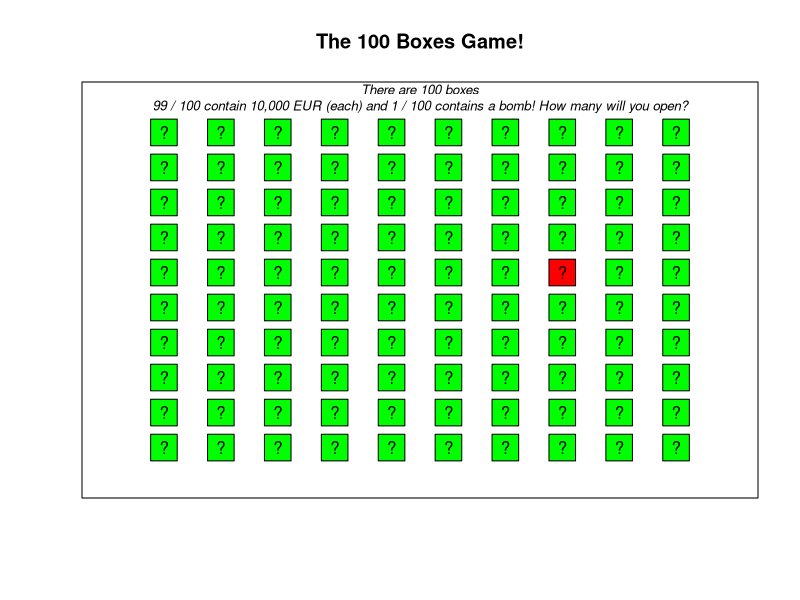

Reproduce this figure in R.
## ---- chunk 1
knitr::opts_chunk$set(fig.width=12, fig.height=8,
                      echo=TRUE, warning=FALSE, message=FALSE)
## ---- chunk 2
# Plot of the Boxes Game

# Plotting space
plot(1, 
     xlim = c(0, 11), 
     ylim = c(0, 11),
     xlab = "", ylab = "", main = "The 100 Boxes Game!", 
     type = "n", xaxt = "n", yaxt = "n")

text(x = 5.5,
     y = 11, 
     labels = "There are 100 boxes\n99 / 100 contain 10,000 EUR (each) and 1 / 100 contains a bomb! How many will you open?", 
     font = 3,    # Italic font
     cex = .8)    # Slightly smaller font size

# Boxes
points(x = rep(1:10, times = 10), 
       y = rep(1:10, each = 10), 
       pch = 22, 
       cex = 4, 
       bg = sample(c(rep("green", 99), "red")))

# Labels
points(x = rep(1:10, times = 10), 
       y = rep(1:10, each = 10), 
       pch = "?")
## ---- chunk 3
# This vector represents the room of 100 boxes
room_100 <- c(rep(10, 99), -Inf)
## ---- chunk 4
open <- 0  # How many do you want to open?
## ---- chunk 5
# Run this chunk to create the function
boxes_game <- function(open, 
                       room) {
  
# Outcome if no boxes are opened
  
if(open == 0) {
  
  print("You didn't open any boxes! You earned nothing but are still alive")}

# If at least 1 box is opened...
  
if(open > 0) {
  
  # Calculate the result
  result <- sample(x = room,
                   size = open)

# If -Inf (the bomb) is in the result...
if(-Inf %in% result) {
  
  print(paste("You're dead!!! You opened ", open, 
              " boxes and got the bomb!!!", sep = ""))}

# If -Inf (the bomb) is NOT in the result...
if((-Inf %in% result) == FALSE) {
  
  print(paste("Congratulations!!! You opened ", open, 
              " boxes and earned ", sum(result), 
              " Thousand Euros! Don't you want to play again? :)", sep = ""))}
}
  
}
